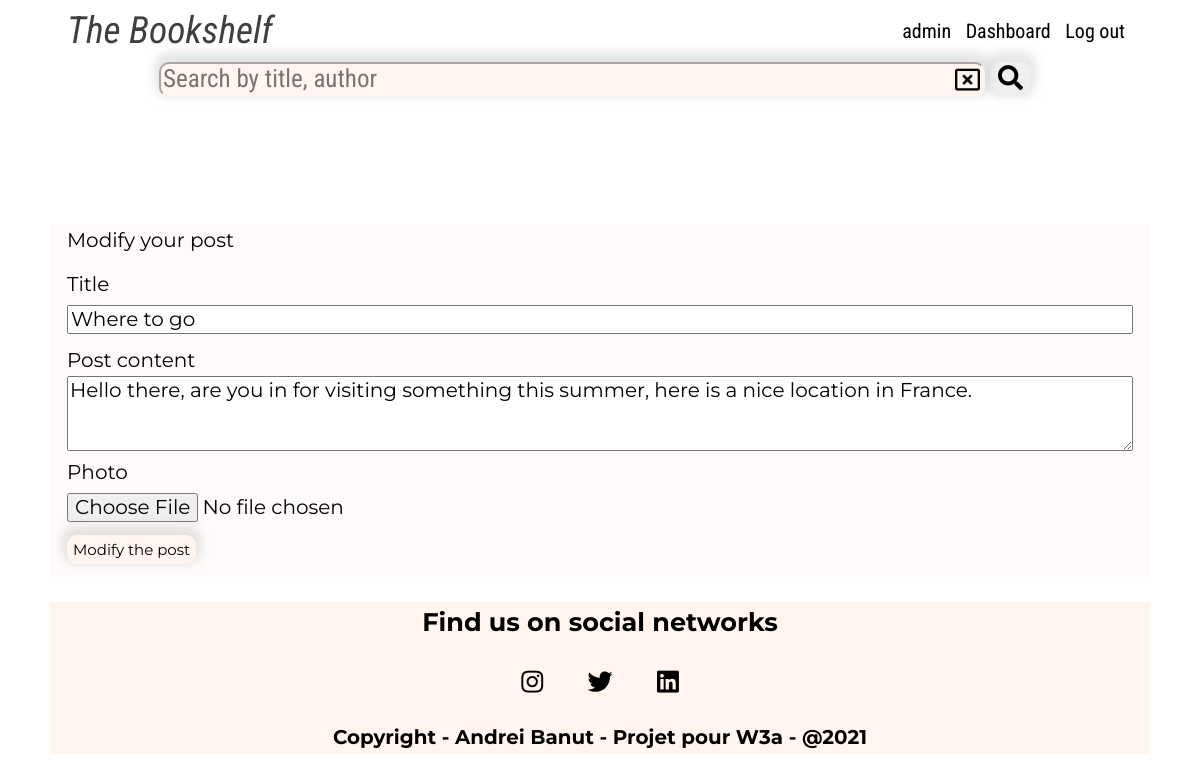
The page /admin-editpost.php?id=60 (signed in) on the database its author committed.
### tables this page shows
CREATE TABLE IF NOT EXISTS `posts` (
  `id` int(11) NOT NULL AUTO_INCREMENT,
  `title` varchar(250) NOT NULL,
  `content` text,
  `picture` varchar(250) DEFAULT NULL,
  `created_at` timestamp NULL DEFAULT CURRENT_TIMESTAMP,
  `edited_at` timestamp NULL DEFAULT CURRENT_TIMESTAMP,
  `user_id` int(11) NOT NULL,
  PRIMARY KEY (`id`),
  KEY `user_id` (`user_id`)
);

### admin-editpost.php (called while the page is built, shortened)
<?php
require 'lib/conf.php';
        if ($_SERVER['REQUEST_METHOD'] === 'POST')
    {
        if (isset($_POST) && !empty($_POST))
        {
            if (array_key_exists('user_id', $_POST))
            {
                $errors = [];
                foreach ($_POST as $k => $value) {
                    if ($k !== 'old-picture' && empty($value))
                    {
                        array_push($errors, "The field $k is empty");
                    }
                }
                if (count($errors) > 0)
                {
                    $_SESSION['error'] = $errors;
                    } else  {
                            extract($_POST);
                            $hasFile = false;
                            var_dump($hasFile);
                            if (array_key_exists('picture', $_FILES) && !empty($_FILES['picture']['name']))
                            {
                                var_dump($hasFile);
                                $uploaddir = 'images/posts/';
                                $uploadfile = $uploaddir . basename($_FILES['picture']['name']);
                                if (!move_uploaded_file($_FILES['picture']['tmp_name'], $uploadfile)) {
                                    var_dump($hasFile);
                                    array_push($errors, "One error has occured");
                                } else {
                                    var_dump($hasFile);
                                    $hasFile = true;
                                }
                            }
                            if ($hasFile)
                                {
                                    $sql = 'UPDATE posts
                                            SET
                                            title = :title,
                                            content = :content,
                                            picture = :picture
                                            WHERE id = :id';
                                    $params = [
                                        ':id' => $post_id,
                                        ':title' => $title,
                                        ':content' => $content,
                                        ':picture' => $_FILES['picture']['name']
                                    ];
                                } else {
                                    $sql = 'UPDATE posts
                                    SET
                                    title = :title,
                                    content = :content
                                    WHERE id = :id';
                                    $params = [
                                        ':id' => $post_id,
                                        ':title' => $title,
                                        ':content' => $content
                                    ];
                                }
                            try {
                                $q = $pdo->prepare($sql);
                                $q->execute($params);
                            } catch (PDOException $e) {
                                $e->getMessage();
                                die;
                            }
                            $_SESSION['info'] = "<p class=\"php-notifications php-succes\">The post has been modified</p>";
                            goToDashBoard();
                    }
             }   else {
                    header('Location: homepage.php');
                    exit();
                }
        }
    }
 else if ($_SERVER['REQUEST_METHOD'] === 'GET') {
        if(isset($_GET['id'])) {
            $postId = $_GET['id'];
            try {
                $q = $pdo->prepare(
                'SELECT id, title, content, picture
                FROM posts
                WHERE posts.id = :id
                '
                );
                $q->execute([':id' => $postId]);
                $post = $q->fetch();
         } catch (PDOException $e) {
                echo $e->getMessage();
                die;
             }
     }
 }
require 'views-admin/admin-editpost.phtml';

### views-admin/admin-editpost.phtml (the view, shortened to what this page needs)
<?php require 'partials/head.php'; ?>
<body>
  <header class="header">
    <?php require 'partials/navbar.php'; ?>
  </header>
  <?php if (isset($_SESSION) && !empty($_SESSION['user'])): ?>
  <div class="container">
    <div class="post-wrapper">
      <form method="post" action="edit-post.php" class="form-addpost" id="form-addpost" enctype="multipart/form-data">
        <fieldset>
          <legend>Modify your post</legend>
          <div class="form-addtitle">
            <label for="title">Title</label>
            <div>
              <input type="text" required id="title" name="title" placeholder="Your title"
                value="<?= $post["title"] ?>">
            </div>
          </div>
          <div class="form-addcontent">
            <label for="content">Post content</label>
            <textarea required id="content" name="content" rows="3"><?= $post["content"] ?></textarea>
          </div>
          <div class="form-addpicture">
            <label for="picture">Photo</label>
            <div>
              <input type="file" id="picture" name="picture">
            </div>
          </div>
          <button type="submit" class="btn btn-edit">Modify the post</button>
        </fieldset>
      </form>
    </div>
  </div>
  <?php endif; ?>
  <footer>
    <?php require 'partials/footer.php'; ?>
  </footer>
</body>
</html>

### css/style.css (style rules this page uses)
* { box-sizing: border-box; }
html { font-size: 62.5%; }
:root { --primaryFontSize: 2rem; --bigFontSize: 2.5rem; --mediumFontSize: 1.7rem; --smallFontSize: 1.5rem; --primaryFontFamily: "Montserrat", sans-serif; --secondaryFontFamily: "Roboto Condensed", sans-serif; --white: #fff; --black: #000; --post-title: #e81939; --bgcprimary: #ffffff; --bgcsecondary: #fffafa; --bgcbutton: #fff5ee; --read: #1e90ff; --edit: #624213; --quit: #ff0000; --validate: #008000; --shadowsm: 0px -5px 10px 5px rgba(169, 169, 169, 0.2); --shadowmd: 0px -5px 10px 5px rgba(169, 169, 169, 0.3); --shadowlg: 0px -5px 10px 5px rgba(169, 169, 169, 0.4); --shadowxl: 0px -5px 10px 5px rgba(169, 169, 169, 0.5); }
body { background-color: var(--bgcprimary); font-size: var(--primaryFontSize); line-height: 1.6; font-family: var(--primaryFontFamily); }
.container { width: 1100px; max-width: 100%; margin: 0 auto; }
.btn { display: inline-block; padding: 0.5rem; border-radius: 1rem; font-size: var(--smallFontSize); }
.btn-read, .btn-edit, .btn-quit, .btn-validate, #btn-register { background-color: var(--bgcbutton); border: 1px solid var(--bgcbutton); box-shadow: var(--shadowmd); }
.header { margin-top: 1rem; margin-bottom: 1rem; font-family: var(--secondaryFontFamily); position: sticky; top: 0; z-index: 999; background-color: var(--white); }
.post-wrapper { background-color: var(--bgcsecondary); margin-top: 3.5rem; }
.form-addpost fieldset { border: inherit; }
.form-addpost fieldset div { display: flex; flex-direction: column; margin: 0.5rem 0; }
#form-addpost input { width: 100%; }
footer { margin-top: 2.5rem; font-size: var(--mediumFontSize); }

### rows shown on the page
posts: title "Where to go", content "Hello there, are you in for visiting something this summer, here is a nice location in France."

### other values the page prints
Session::getUserConnected() "admin"
